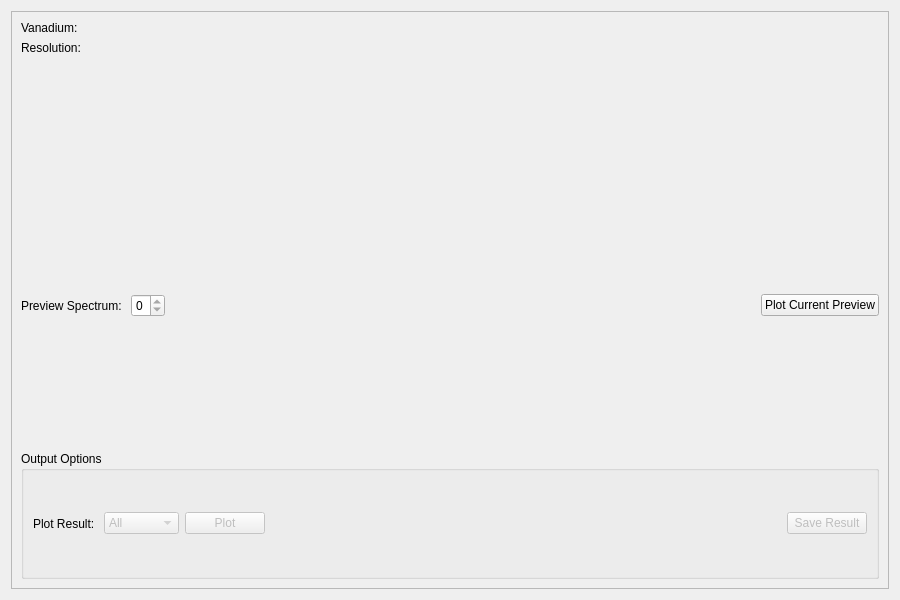
<?xml version="1.0" encoding="UTF-8"?>
<ui version="4.0">
 <class>ResNorm</class>
 <widget class="QWidget" name="ResNorm">
  <property name="geometry">
   <rect>
    <x>0</x>
    <y>0</y>
    <width>900</width>
    <height>600</height>
   </rect>
  </property>
  <property name="windowTitle">
   <string>Form</string>
  </property>
  <layout class="QVBoxLayout" name="verticalLayout">
   <item>
    <widget class="QScrollArea" name="scrollArea">
     <property name="widgetResizable">
      <bool>true</bool>
     </property>
     <widget class="QWidget" name="scrollAreaWidgetContents_2">
      <property name="geometry">
       <rect>
        <x>0</x>
        <y>0</y>
        <width>880</width>
        <height>580</height>
       </rect>
      </property>
      <layout class="QVBoxLayout" name="verticalLayout_5">
       <item>
        <layout class="QGridLayout" name="gridLayout">
         <property name="verticalSpacing">
          <number>6</number>
         </property>
         <item row="3" column="0">
          <widget class="QLabel" name="lblResolution">
           <property name="text">
            <string>Resolution:</string>
           </property>
          </widget>
         </item>
         <item row="3" column="1">
          <widget class="MantidQt::MantidWidgets::DataSelector" name="dsResolution" native="true">
           <property name="sizePolicy">
            <sizepolicy hsizetype="Minimum" vsizetype="Fixed">
             <horstretch>0</horstretch>
             <verstretch>0</verstretch>
            </sizepolicy>
           </property>
           <property name="autoLoad" stdset="0">
            <bool>true</bool>
           </property>
           <property name="loadLabelText" stdset="0">
            <string>Load</string>
           </property>
           <property name="workspaceSuffixes" stdset="0">
            <stringlist>
             <string>_res</string>
            </stringlist>
           </property>
           <property name="fileBrowserSuffixes" stdset="0">
            <stringlist>
             <string>_res.nxs</string>
            </stringlist>
           </property>
           <property name="showLoad" stdset="0">
            <bool>false</bool>
           </property>
          </widget>
         </item>
         <item row="0" column="0">
          <widget class="QLabel" name="lblVanadium">
           <property name="text">
            <string>Vanadium:</string>
           </property>
          </widget>
         </item>
         <item row="0" column="1">
          <widget class="MantidQt::MantidWidgets::DataSelector" name="dsVanadium" native="true">
           <property name="sizePolicy">
            <sizepolicy hsizetype="Minimum" vsizetype="Fixed">
             <horstretch>0</horstretch>
             <verstretch>0</verstretch>
            </sizepolicy>
           </property>
           <property name="autoLoad" stdset="0">
            <bool>true</bool>
           </property>
           <property name="workspaceSuffixes" stdset="0">
            <stringlist>
             <string>_red</string>
             <string>_sqw</string>
            </stringlist>
           </property>
           <property name="fileBrowserSuffixes" stdset="0">
            <stringlist>
             <string>_red.nxs</string>
             <string>_sqw.nxs</string>
            </stringlist>
           </property>
           <property name="showLoad" stdset="0">
            <bool>false</bool>
           </property>
          </widget>
         </item>
        </layout>
       </item>
       <item>
        <layout class="QHBoxLayout" name="horizontalLayout_3">
         <item>
          <layout class="QVBoxLayout" name="treeSpace"/>
         </item>
         <item>
          <layout class="QVBoxLayout" name="plotPane">
           <item>
            <widget class="MantidQt::MantidWidgets::PreviewPlot" name="ppPlot" native="true">
             <property name="showLegend" stdset="0">
              <bool>true</bool>
             </property>
             <property name="canvasColour" stdset="0">
              <color>
               <red>255</red>
               <green>255</green>
               <blue>255</blue>
              </color>
             </property>
            </widget>
           </item>
           <item>
            <layout class="QHBoxLayout" name="underPlotSpace">
             <item>
              <widget class="QLabel" name="lblPreviewSpec">
               <property name="text">
                <string>Preview Spectrum: </string>
               </property>
              </widget>
             </item>
             <item>
              <widget class="QSpinBox" name="spPreviewSpectrum">
               <property name="maximum">
                <number>0</number>
               </property>
              </widget>
             </item>
             <item>
              <spacer name="legendSpacer">
               <property name="orientation">
                <enum>Qt::Horizontal</enum>
               </property>
               <property name="sizeHint" stdset="0">
                <size>
                 <width>40</width>
                 <height>20</height>
                </size>
               </property>
              </spacer>
             </item>
             <item>
              <widget class="QPushButton" name="pbPlotCurrent">
               <property name="text">
                <string>Plot Current Preview</string>
               </property>
              </widget>
             </item>
            </layout>
           </item>
          </layout>
         </item>
        </layout>
       </item>
       <item>
        <widget class="QFrame" name="frame">
         <layout class="QVBoxLayout" name="verticalLayout_2">
          <property name="spacing">
           <number>0</number>
          </property>
          <property name="leftMargin">
           <number>0</number>
          </property>
          <property name="topMargin">
           <number>0</number>
          </property>
          <property name="rightMargin">
           <number>0</number>
          </property>
          <property name="bottomMargin">
           <number>0</number>
          </property>
          <item>
           <widget class="MantidQt::CustomInterfaces::RunView" name="runWidget" native="true"/>
          </item>
          <item>
           <layout class="QHBoxLayout" name="horizontalLayout_44">
            <item>
             <widget class="QGroupBox" name="gbOutput">
              <property name="title">
               <string>Output Options</string>
              </property>
              <layout class="QHBoxLayout" name="horizontalLayout">
               <item>
                <widget class="QLabel" name="lblPlot">
                 <property name="text">
                  <string>Plot Result: </string>
                 </property>
                </widget>
               </item>
               <item>
                <widget class="QComboBox" name="cbPlot">
                 <property name="enabled">
                  <bool>false</bool>
                 </property>
                 <property name="minimumSize">
                  <size>
                   <width>75</width>
                   <height>0</height>
                  </size>
                 </property>
                 <item>
                  <property name="text">
                   <string>All</string>
                  </property>
                 </item>
                 <item>
                  <property name="text">
                   <string>Intensity</string>
                  </property>
                 </item>
                 <item>
                  <property name="text">
                   <string>Stretch</string>
                  </property>
                 </item>
                </widget>
               </item>
               <item>
                <widget class="QPushButton" name="pbPlot">
                 <property name="enabled">
                  <bool>false</bool>
                 </property>
                 <property name="text">
                  <string>Plot</string>
                 </property>
                </widget>
               </item>
               <item>
                <spacer name="horizontalSpacer_18">
                 <property name="orientation">
                  <enum>Qt::Horizontal</enum>
                 </property>
                 <property name="sizeHint" stdset="0">
                  <size>
                   <width>40</width>
                   <height>20</height>
                  </size>
                 </property>
                </spacer>
               </item>
               <item>
                <widget class="QPushButton" name="pbSave">
                 <property name="enabled">
                  <bool>false</bool>
                 </property>
                 <property name="text">
                  <string>Save Result</string>
                 </property>
                </widget>
               </item>
              </layout>
             </widget>
            </item>
           </layout>
          </item>
         </layout>
        </widget>
       </item>
      </layout>
     </widget>
    </widget>
   </item>
  </layout>
 </widget>
 <customwidgets>
  <customwidget>
   <class>MantidQt::CustomInterfaces::RunView</class>
   <extends>QWidget</extends>
   <header>Common/RunWidget/RunView.h</header>
   <container>1</container>
  </customwidget>
  <customwidget>
   <class>MantidQt::MantidWidgets::DataSelector</class>
   <extends>QWidget</extends>
   <header>MantidQtWidgets/Common/DataSelector.h</header>
  </customwidget>
  <customwidget>
   <class>MantidQt::MantidWidgets::PreviewPlot</class>
   <extends>QWidget</extends>
   <header>MantidQtWidgets/Plotting/PreviewPlot.h</header>
   <container>1</container>
  </customwidget>
 </customwidgets>
 <resources/>
 <connections/>
</ui>
